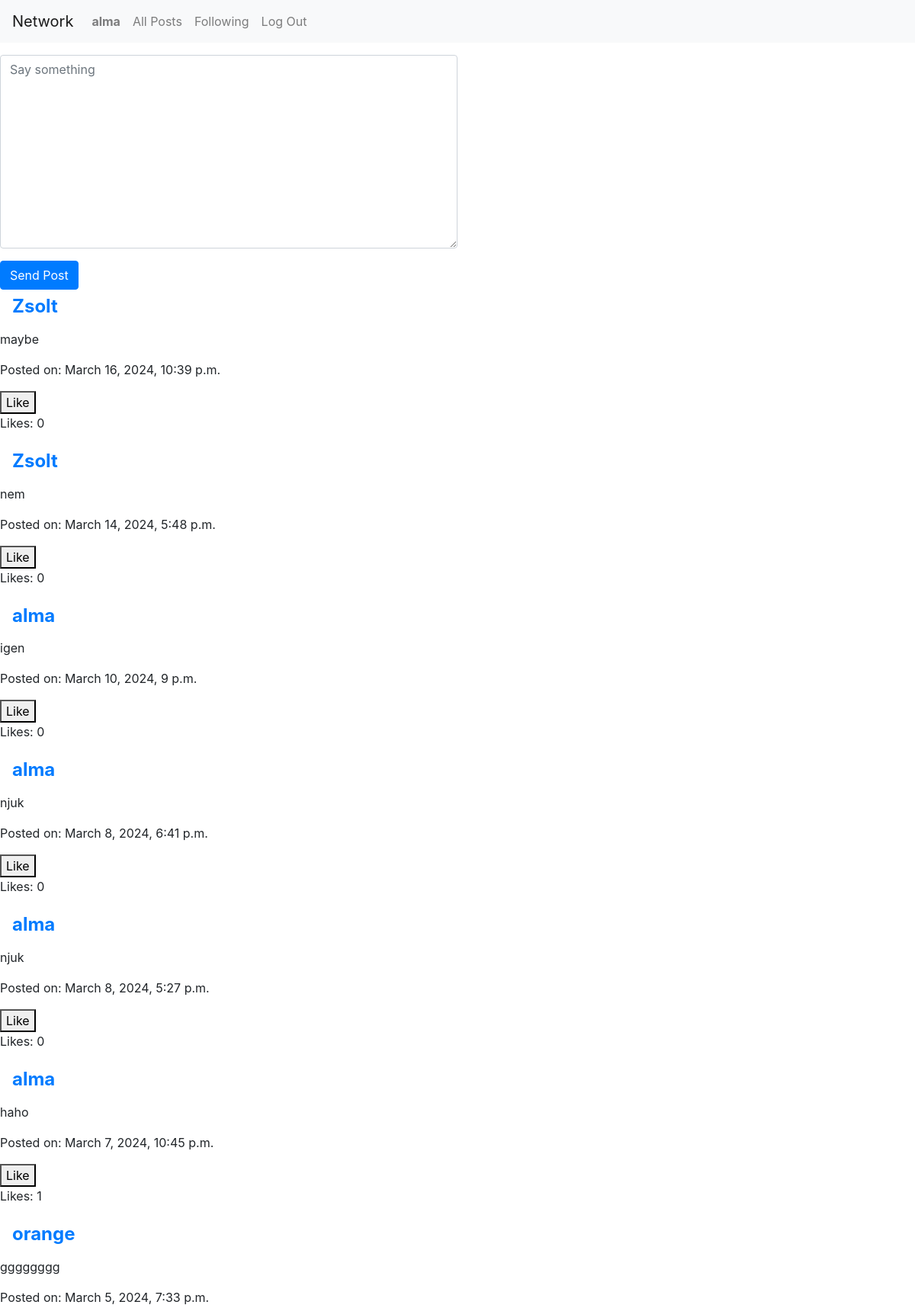
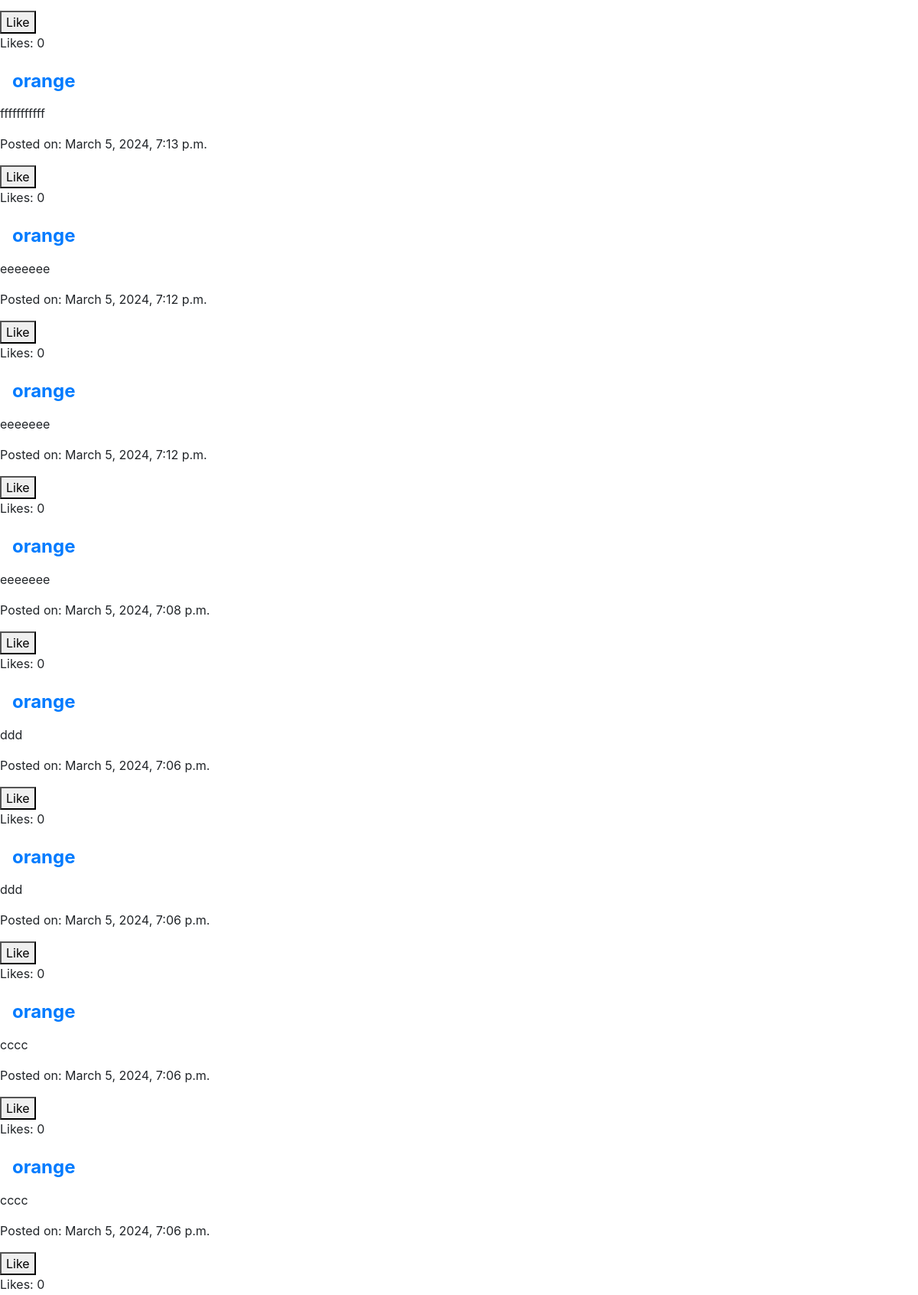
/ (signed in, upper part), run on the app's committed database (2 pictures, top to bottom).
### network/models.py (models this page shows)
class User(AbstractUser):
    pass

class Post(models.Model):
    user = models.ForeignKey(User, on_delete=models.CASCADE)
    content = models.TextField()
    created_at = models.DateTimeField(auto_now_add=True)
    @property
    def like_count(self):
        return self.like_set.count()
    def is_liked_by_user(self, user):
        return self.like_set.filter(user=user).exists()

### network/views.py (the view)
# urls.py: path("", views.index, name="index"),
def index(request):
    create_post(request)
    posts = Post.objects.all().order_by("-created_at")
    for post in posts:
        post.is_liked = False
        if request.user.is_authenticated:
            post.is_liked = post.is_liked_by_user(request.user)
    return render(request, "network/index.html", {
        "newPostForm": NewPostForm(),
        "posts": posts
    })

### network/views.py
class NewPostForm(forms.Form):
    newPost = forms.CharField(
        label="",
        widget=forms.Textarea(attrs={'placeholder': 'Say something', 'class': 'form-control form-group col-6'})
    )

### network/views.py (called while the page is built)
def create_post(request):
    if request.method == "POST":
        form = NewPostForm(request.POST)
        if form.is_valid():
            post = Post(
                user=request.user,
                content=form.cleaned_data["newPost"])
            post.save()
            return HttpResponseRedirect(reverse('index'))

### network/templates/network/index.html (shortened to what this page needs)
{% extends "network/layout.html" %}
{% block body %}
    {%if user.is_authenticated%}
    <form action="{% url 'index' %}" method="post" class="mt-3">
        {{newPostForm}}
        <button class="btn btn-primary" type="submit">Send Post</button>
    </form>
    {% endif%}
    {% include "network/like.html" %}
{% endblock %}

### network/templates/network/layout.html (shortened to what this page needs)
{% load static %}
<!DOCTYPE html>
<html lang="en">
    <head>
        <link rel="stylesheet" href="https://stackpath.bootstrapcdn.com/bootstrap/4.4.1/css/bootstrap.min.css">
        <link href="{% static 'network/styles.css' %}" rel="stylesheet">
    </head>
    <body>
        <nav class="navbar navbar-expand-lg navbar-light bg-light">
            <a class="navbar-brand" href="#">Network</a>
            <div>
              <ul class="navbar-nav mr-auto">
                {% if user.is_authenticated %}
                    <li class="nav-item">
                        <a class="nav-link" href="{% url 'profile' username=user.username %}"><strong>{{ user.username }}</strong></a>
                    </li>
                {% endif %}
                <li class="nav-item">
                  <a class="nav-link" href="{% url 'index' %}">All Posts</a>
                </li>
                {% if user.is_authenticated %}
                    <li class="nav-item">
                        <a class="nav-link" href="{% url 'following' %}">Following</a>
                    </li>
                    <li class="nav-item">
                        <a class="nav-link" href="{% url 'logout' %}">Log Out</a>
                    </li>
                {% endif %}
              </ul>
            </div>
          </nav>
        <div class="body">
            {% block body %}
            {% endblock %}
        </div>
    </body>
</html>

### network/templates/network/like.html
{% for post in posts %}
<div>
    <h4><a class="nav-link" href="{% url 'profile' username=post.user.username %}"><strong>{{ post.user.username }}</strong></a></h4>
    <p>{{ post.content }}</p>
    <p>Posted on: {{ post.created_at }}</p>
    {%if user.is_authenticated%}
        <button id="like-button-{{post.id}}" class="like-button" data-post="{{ post.id }}" type="submit">
            {% if post.is_liked %}
                Unlike
            {% else %}
                Like
            {% endif %}
        </button>
    {% endif%}
    <p id="like-count-{{post.id}}">Likes: {{ post.like_count }}</p>
</div>
{% endfor %}

### data on the page
User: username "alma"
Post: user.username "Zsolt", content "maybe", created_at "March 16, 2024, 10:39 p.m.", shows "Like", like_count "0"
Post: user.username "Zsolt", content "nem", created_at "March 14, 2024, 5:48 p.m.", shows "Like", like_count "0"
Post: user.username "alma", content "igen", created_at "March 10, 2024, 9 p.m.", shows "Like", like_count "0"
Post: user.username "alma", content "njuk", created_at "March 8, 2024, 6:41 p.m.", shows "Like", like_count "0"
Post: user.username "alma", content "njuk", created_at "March 8, 2024, 5:27 p.m.", shows "Like", like_count "0"
Post: user.username "alma", content "haho", created_at "March 7, 2024, 10:45 p.m.", shows "Like", like_count "1"
Post: user.username "orange", content "gggggggg", created_at "March 5, 2024, 7:33 p.m.", shows "Like", like_count "0"
Post: user.username "orange", content "fffffffffff", created_at "March 5, 2024, 7:13 p.m.", shows "Like", like_count "0"
Post: user.username "orange", content "eeeeeee", created_at "March 5, 2024, 7:12 p.m.", shows "Like", like_count "0"
Post: user.username "orange", content "eeeeeee", created_at "March 5, 2024, 7:12 p.m.", shows "Like", like_count "0"
Post: user.username "orange", content "eeeeeee", created_at "March 5, 2024, 7:08 p.m.", shows "Like", like_count "0"
Post: user.username "orange", content "ddd", created_at "March 5, 2024, 7:06 p.m.", shows "Like", like_count "0"
Post: user.username "orange", content "ddd", created_at "March 5, 2024, 7:06 p.m.", shows "Like", like_count "0"
Post: user.username "orange", content "cccc", created_at "March 5, 2024, 7:06 p.m.", shows "Like", like_count "0"
Post: user.username "orange", content "cccc", created_at "March 5, 2024, 7:06 p.m.", shows "Like", like_count "0"
